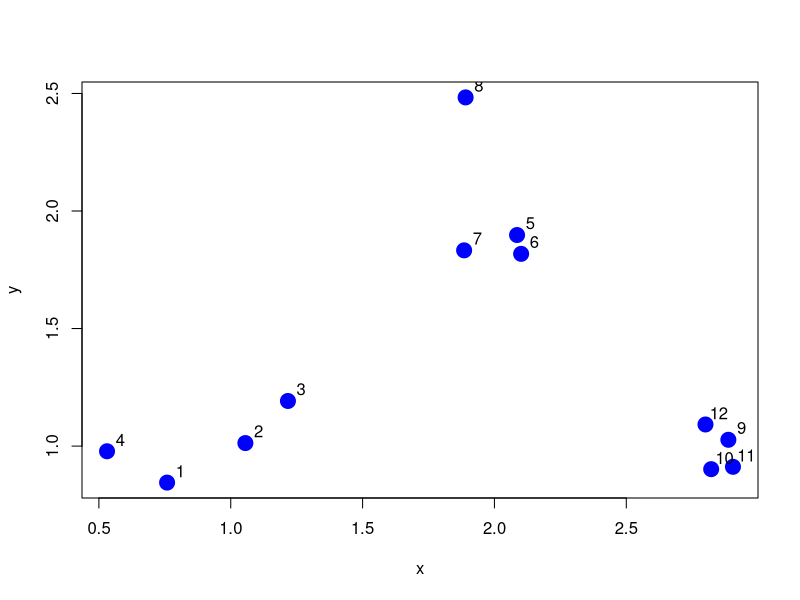
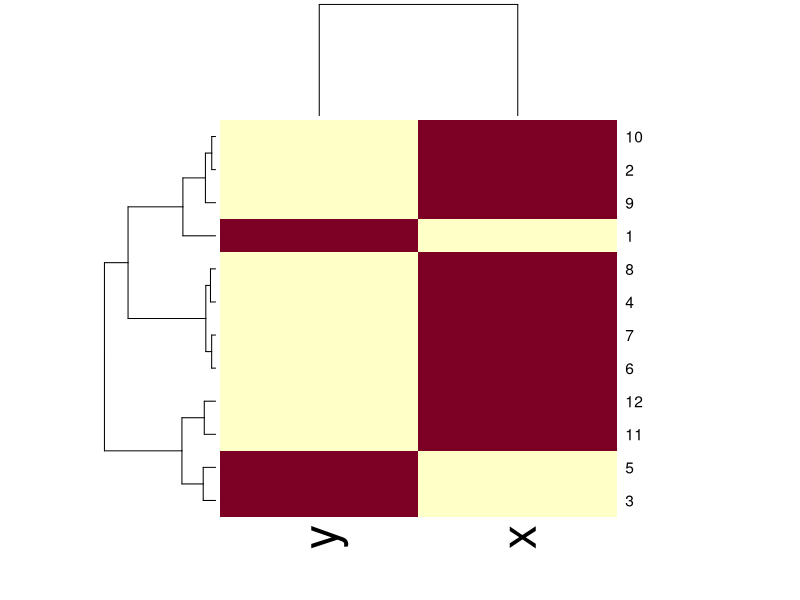

Recreate these plots in R, in order.
## ---- chunk 1
 set.seed(1234)
 x <- rnorm(12, rep(1:3, each = 4), 0.2)
 y <- rnorm(12, rep(c(1, 2, 1), each = 4), 0.2)
 plot(x, y, col = "blue", pch = 19, cex = 2)
 text(x + 0.05, y + 0.05, labels = as.character(1:12))
## ---- chunk 2
d <- data.frame(x=x, y=y)
dist(d)
## ---- chunk 3
rdistxy <- as.matrix(dist(d))

## Remove the diagonal from consideration
diag(rdistxy) <- diag(rdistxy) + 100000

ind <- which(rdistxy == min(rdistxy), arr.ind = TRUE)
ind
## ---- chunk 4

df <- data.frame(x=x, y=y)
set.seed(143)
dm <- as.matrix(df)[sample(1:12),]
heatmap(dm)

